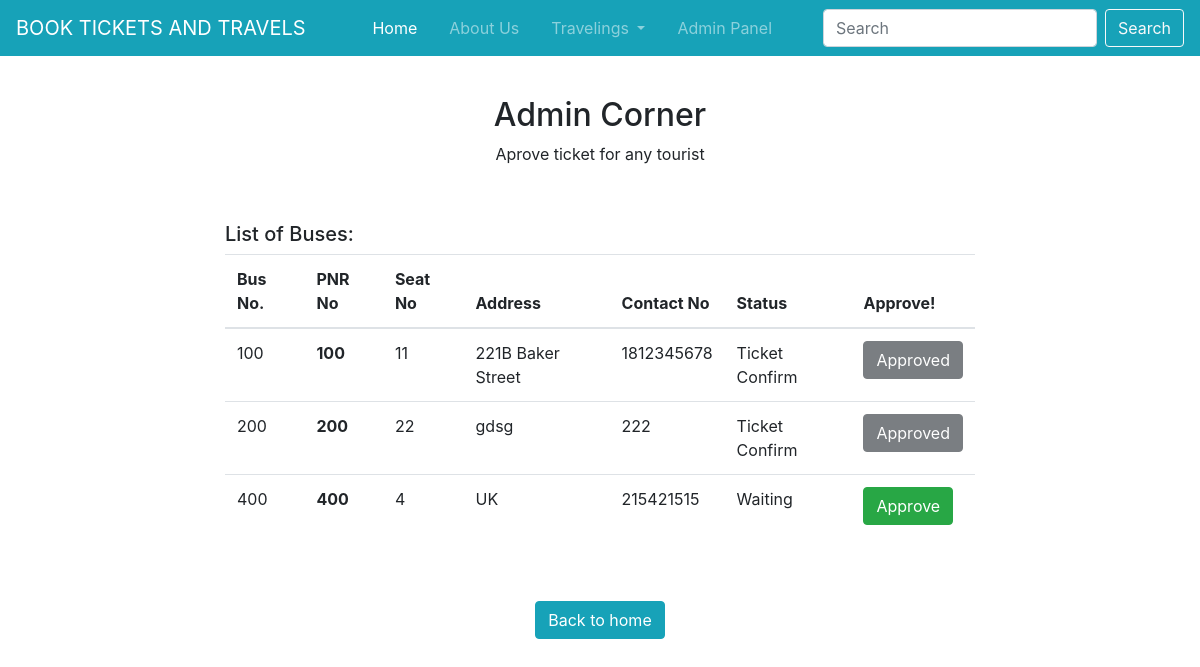
The app's page /aprove_ticket.php with its own data.
### tables this page shows
CREATE TABLE `reservation` (
  `PNR_NO` int(11) NOT NULL,
  `NO_OF_SEATS` int(11) NOT NULL,
  `ADDRESS` varchar(50) NOT NULL,
  `CONTACT_NO` int(11) NOT NULL,
  `STATUS` varchar(20) NOT NULL,
  `BUS_NO` int(11) NOT NULL
);

### aprove_ticket.php (the view, shortened to what this page needs)
<?php include('header.php'); ?>
<?php include('function.php'); ?>
<div style="height: 40px;"></div>
<h2 class="text-center">Admin Corner</h2>
<p class="text-center">Aprove ticket for any tourist</p>
<div style="height: 40px;"></div>
<div class="container-fluid">
	<div class="row m-0 d-flex justify-content-center">
		<div class="col-xl-8">
			<h5>List of Buses: </h5>
			<div class="table-responsive-xl">
				<table class="table">
					<thead>
						<tr>
							<th scope="col">Bus No.</th>
							<th scope="col">PNR No</th>
							<th scope="col">Seat No</th>
							<th scope="col">Address</th>
							<th scope="col">Contact No</th>
							<th scope="col">Status</th>
							<th scope="col">Approve!</th>
						</tr>
					</thead>
					<tbody>
						<?php
							$sql2 = "SELECT PNR_NO, NO_OF_SEATS, ADDRESS, CONTACT_NO, STATUS, BUS_NO  FROM reservation";
							$result2 = $conn->query($sql2);
							if ($result2->num_rows > 0) {
								while($row = $result2->fetch_assoc()) {
									echo "
										<tr>
											<td>" . $row["BUS_NO"]. "</td>
											<th>" . $row["PNR_NO"]. "</th>
											<td>" . $row["NO_OF_SEATS"]. "</td>
											<td>" . $row["ADDRESS"]. "</td>
											<td>" . $row["CONTACT_NO"]. "</td>
											<td>" . $row["STATUS"]. "</td>
										";
										if ( $row["STATUS"] == "Waiting" ) {
									?>
											<td>
												<form action="approve_confirm.php" method="POST">
													<button type="submit" class="btn btn-success">Approve</button>
												</form>
											</td>
										</tr>
									<?php
										}
										else{
											?>
											<td>
												<button type="submit" class="btn btn-dark" disabled>Approved</button>
											</td>
										</tr>
										<?php
										}
								}
							}
							else {
								echo "0 results";
							}
						?>
					</tbody>
				</table>
			</div>
		</div>
	</div>
</div>
<div class="container-fluid my-5">
	<div class="row m-0">
		<a href="index.php" class="btn btn-info mx-auto">Back to home</a>
	</div>
</div>
<?php include('footer.php'); ?>

### header.php (shortened to what this page needs)
<!DOCTYPE html>
<html>
<head>
	<link rel="stylesheet" href="https://maxcdn.bootstrapcdn.com/bootstrap/4.5.0/css/bootstrap.min.css">
	<link rel="stylesheet" href="https://cdnjs.cloudflare.com/ajax/libs/animate.css/4.0.0/animate.min.css"/>
	<link rel="stylesheet" href="https://cdnjs.cloudflare.com/ajax/libs/font-awesome/4.7.0/css/font-awesome.min.css">
	<link rel="stylesheet" type="text/css" href="style.css">
</head>
<body>
	<nav class="navbar sticky-top navbar-expand-lg navbar-dark bg-info">
		<a class="navbar-brand" href="index.php">BOOK TICKETS AND TRAVELS</a>
		<div class="collapse navbar-collapse" id="navbarSupportedContent">
			<ul class="navbar-nav mx-auto">
				<li class="nav-item active mx-2">
					<a class="nav-link" href="index.php">Home <span class="sr-only">(current)</span></a>
				</li>
				<li class="nav-item mx-2">
					<a class="nav-link" href="#">About Us</a>
				</li>
				<li class="nav-item dropdown mx-2">
					<a class="nav-link dropdown-toggle" href="#" id="navbarDropdown" role="button" data-toggle="dropdown" aria-haspopup="true" aria-expanded="false">
					Travelings
					</a>
				</li>
				<li class="nav-item mx-2">
					<a class="nav-link" href="admin.php">Admin Panel</a>
				</li>
			</ul>
			<form class="form-inline my-2 my-lg-0">
				<input class="form-control mr-sm-2" type="search" placeholder="Search" aria-label="Search">
				<button class="btn btn-outline-light my-2 my-sm-0" type="submit">Search</button>
			</form>
		</div>
	</nav>

### footer.php (shortened to what this page needs)
</body>
</html>

### records on screen
reservation: BUS_NO "100", PNR_NO "100", NO_OF_SEATS "11", ADDRESS "221B Baker Street", CONTACT_NO "1812345678", STATUS "Ticket Confirm", shows "Approved"
reservation: BUS_NO "200", PNR_NO "200", NO_OF_SEATS "22", ADDRESS "gdsg", CONTACT_NO "222", STATUS "Ticket Confirm", shows "Approved"
reservation: BUS_NO "400", PNR_NO "400", NO_OF_SEATS "4", ADDRESS "UK", CONTACT_NO "215421515", STATUS "Waiting"
